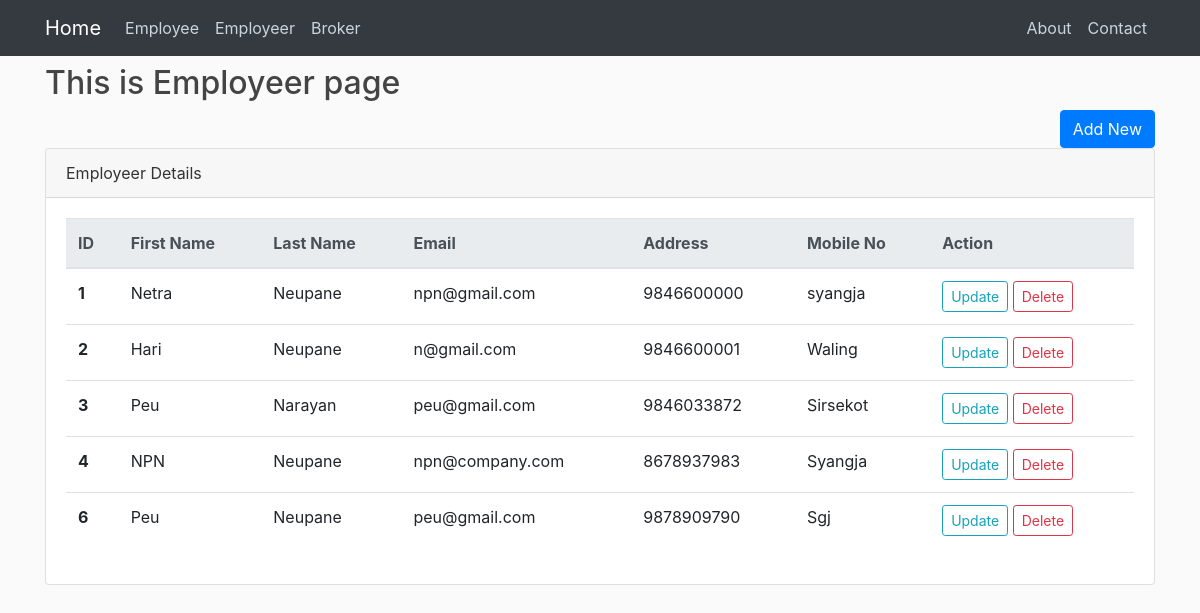
The page /employeer/ on the database its author committed.
### employeer/models.py (models this page shows)
class Employeer(models.Model):
    first_name = models.CharField(max_length = 20)
    last_name = models.CharField(max_length = 20)
    email    = models.EmailField(max_length = 20)
    mobile = models.CharField(unique=True,max_length=10, validators=[RegexValidator(r'^\d{1,10}$')])
    address = models.CharField(max_length =30)

### employeer/views.py (the view)
# urls.py: path('employeer/',employeer,name="employeer-home"),
def employeer(request):
    if request.method == 'POST':
        data = request.POST
        first_name = data['first_name']
        last_name = data['last_name']
        email = data['email']
        mobile = data['mobile']
        address = data['address']
        obj = Employeer.objects.create(first_name= first_name,last_name=last_name,email=email,
              mobile= mobile,address = address)
        if obj:
            return redirect('employeer-home')
    else:
        Employeers = Employeer.objects.all()
        form = EmployeerForm()
        context = {
            'form':form,
            'employeers':Employeers,
        }
    return render(request,'employeer/employeer.html',context)

### employeer/templates/employeer/employeer.html (shortened to what this page needs)
{% extends "base.html" %}
{% load crispy_forms_tags %}
{% block main %}
    <h2>This is Employeer page</h2>
        <div class="text-right">
        <a href="{% url "employeer-add" %}" class="btn btn-primary" >Add New
        </a>
    </div>
    <form action="" method="POST">
    <div class="card">
      <div class="card-header">
        Employeer Details
      </div>
      <div class="card-body">
        <table class="table">
          <thead class="thead-light">
            <tr>
              <th scope="col">ID</th>
              <th scope="col">First Name</th>
              <th scope="col">Last Name</th>
              <th scope="col">Email</th>
              <th scope="col">Address</th>
              <th scope="col">Mobile No</th>
              <th scope="col">Action</th>
            </tr>
          </thead>
          <tbody>
            {% for employeer in employeers %}
            <tr>
              <th scope="row">{{employeer.id}}</th>
                <td>{{ employeer.first_name }}</td>
                <td>{{ employeer.last_name }}</td>
                <td>{{ employeer.email }}</td>
                <td>{{ employeer.mobile }}</td>
                <td>{{ employeer.address }}</td>
                <td><a class="btn btn-outline-info btn-sm" href="{% url 'employeer-update' employeer.id %}">Update</a>
                    <a class="btn btn-outline-danger btn-sm" href="{% url 'employeer-delete' employeer.id %}">Delete</a>
                </td>
            </tr>
            {% endfor %}
          </tbody>
        </table>
      </div>
    </div>
{% endblock main %}

### static/css/main.css (style rules this page uses)
body { background: #fafafa; color: #333333; margin-top: 4rem; }
h1, h2, h3, h4, h5, h6 { color: #444444; }

### rows shown on the page
Employeer: id "1", first_name "Netra", last_name "Neupane", email "npn@gmail.com", mobile "9846600000", address "syangja"
Employeer: id "2", first_name "Hari", last_name "Neupane", email "n@gmail.com", mobile "9846600001", address "Waling"
Employeer: id "3", first_name "Peu", last_name "Narayan", email "peu@gmail.com", mobile "9846033872", address "Sirsekot"
Employeer: id "4", first_name "NPN", last_name "Neupane", email "npn@company.com", mobile "8678937983", address "Syangja"
Employeer: id "6", first_name "Peu", last_name "Neupane", email "peu@gmail.com", mobile "9878909790", address "Sgj"
